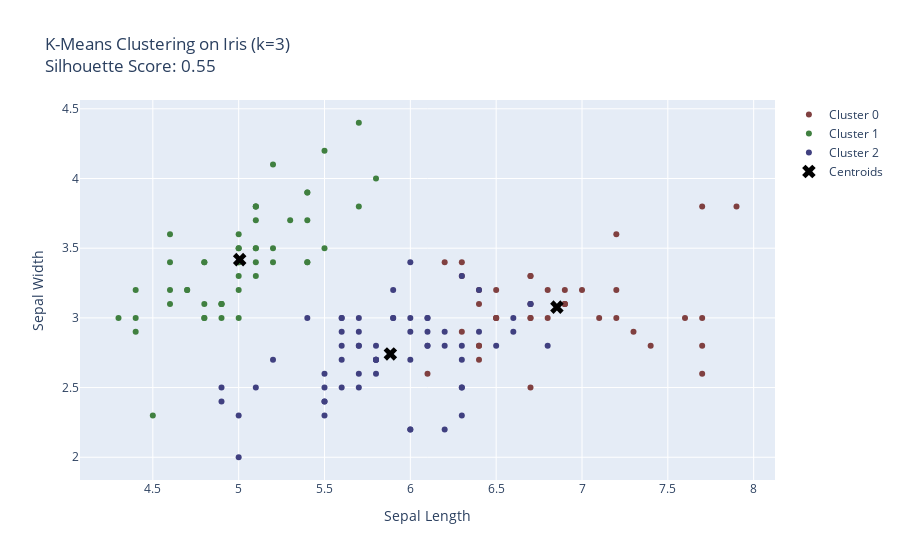

Notebook code cell kept with this figure:
### Markdown cell above
### 10. Visualize clusters

### Code cell
fig = go.Figure()
for i in range(k):
    fig.add_trace(go.Scatter(
        x=X[labels == i, 0],
        y=X[labels == i, 1],
        mode='markers',
        marker=dict(color=cluster_colors[i]),
        name=f'Cluster {i}'
    ))
# plot centroids
fig.add_trace(go.Scatter(
    x=centroids[:, 0],
    y=centroids[:, 1],
    mode='markers',
    marker=dict(symbol='x', color='black', size=12),
    name='Centroids'
))
fig.update_layout(
    title=f'K-Means Clustering on Iris (k={k})<br>Silhouette Score: {sil_score:.2f}',
    xaxis_title='Sepal Length',
    yaxis_title='Sepal Width'
)
iplot(fig)

### Figure 1 — Plotly figure (JSON) as saved in the notebook; plotly's stock layout.template omitted (floating-point values rounded to 4 significant figures)
{"data": [{"marker": {"color": "#804040"}, "mode": "markers", "name": "Cluster 0", "type": "scatter", "x": [7, 6.9, 6.7, 6.3, 7.1, 6.3, 6.5, 7.6, 7.3, 6.7, 7.2, 6.5, 6.4, 6.8, 6.4, 6.5, 7.7, 7.7, 6.9, 7.7, 6.7, 7.2, 6.4, 7.2, 7.4, 7.9, 6.4, 6.1, 7.7, 6.3, 6.4, 6.9, 6.7, 6.9, 6.8, 6.7, 6.7, 6.5, 6.2], "y": [3.2, 3.1, 3, 3.3, 3, 2.9, 3, 3, 2.9, 2.5, 3.6, 3.2, 2.7, 3, 3.2, 3, 3.8, 2.6, 3.2, 2.8, 3.3, 3.2, 2.8, 3, 2.8, 3.8, 2.8, 2.6, 3, 3.4, 3.1, 3.1, 3.1, 3.1, 3.2, 3.3, 3, 3, 3.4]}, {"marker": {"color": "#408040"}, "mode": "markers", "name": "Cluster 1", "type": "scatter", "x": [5.1, 4.9, 4.7, 4.6, 5, 5.4, 4.6, 5, 4.4, 4.9, 5.4, 4.8, 4.8, 4.3, 5.8, 5.7, 5.4, 5.1, 5.7, 5.1, 5.4, 5.1, 4.6, 5.1, 4.8, 5, 5, 5.2, 5.2, 4.7, 4.8, 5.4, 5.2, 5.5, 4.9, 5, 5.5, 4.9, 4.4, 5.1, 5, 4.5, 4.4, 5, 5.1, 4.8, 5.1, 4.6, 5.3, 5], "y": [3.5, 3, 3.2, 3.1, 3.6, 3.9, 3.4, 3.4, 2.9, 3.1, 3.7, 3.4, 3, 3, 4, 4.4, 3.9, 3.5, 3.8, 3.8, 3.4, 3.7, 3.6, 3.3, 3.4, 3, 3.4, 3.5, 3.4, 3.2, 3.1, 3.4, 4.1, 4.2, 3.1, 3.2, 3.5, 3.1, 3, 3.4, 3.5, 2.3, 3.2, 3.5, 3.8, 3, 3.8, 3.2, 3.7, 3.3]}, {"marker": {"color": "#404080"}, "mode": "markers", "name": "Cluster 2", "type": "scatter", "x": [6.4, 5.5, 6.5, 5.7, 6.3, 4.9, 6.6, 5.2, 5, 5.9, 6, 6.1, 5.6, 6.7, 5.6, 5.8, 6.2, 5.6, 5.9, 6.1, 6.3, 6.1, 6.4, 6.6, 6.8, 6, 5.7, 5.5, 5.5, 5.8, 6, 5.4, 6, 6.7, 6.3, 5.6, 5.5, 5.5, 6.1, 5.8, 5, 5.6, 5.7, 5.7, 6.2, 5.1, 5.7, 5.8, 4.9, 5.7, 5.8, 6, 5.6, 6.3, 6.2, 6.1, 6.3, 6, 5.8, 6.3, 5.9], "y": [3.2, 2.3, 2.8, 2.8, 3.3, 2.4, 2.9, 2.7, 2, 3, 2.2, 2.9, 2.9, 3.1, 3, 2.7, 2.2, 2.5, 3.2, 2.8, 2.5, 2.8, 2.9, 3, 2.8, 2.9, 2.6, 2.4, 2.4, 2.7, 2.7, 3, 3.4, 3.1, 2.3, 3, 2.5, 2.6, 3, 2.6, 2.3, 2.7, 3, 2.9, 2.9, 2.5, 2.8, 2.7, 2.5, 2.5, 2.8, 2.2, 2.8, 2.7, 2.8, 3, 2.8, 3, 2.7, 2.5, 3]}, {"marker": {"color": "black", "size": 12, "symbol": "x"}, "mode": "markers", "name": "Centroids", "type": "scatter", "x": [6.854, 5.006, 5.884], "y": [3.077, 3.418, 2.741]}], "layout": {"title": {"text": "K-Means Clustering on Iris (k=3)<br>Silhouette Score: 0.55"}, "xaxis": {"title": {"text": "Sepal Length"}}, "yaxis": {"title": {"text": "Sepal Width"}}}}
